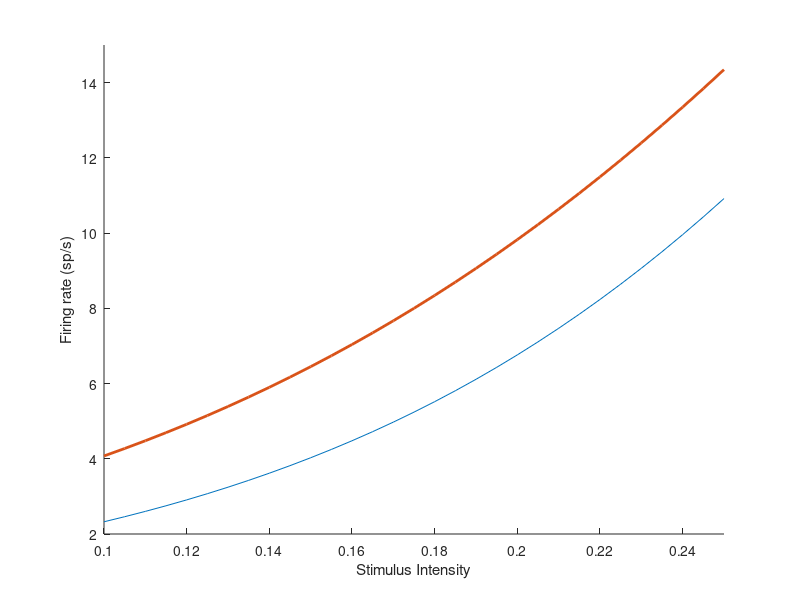
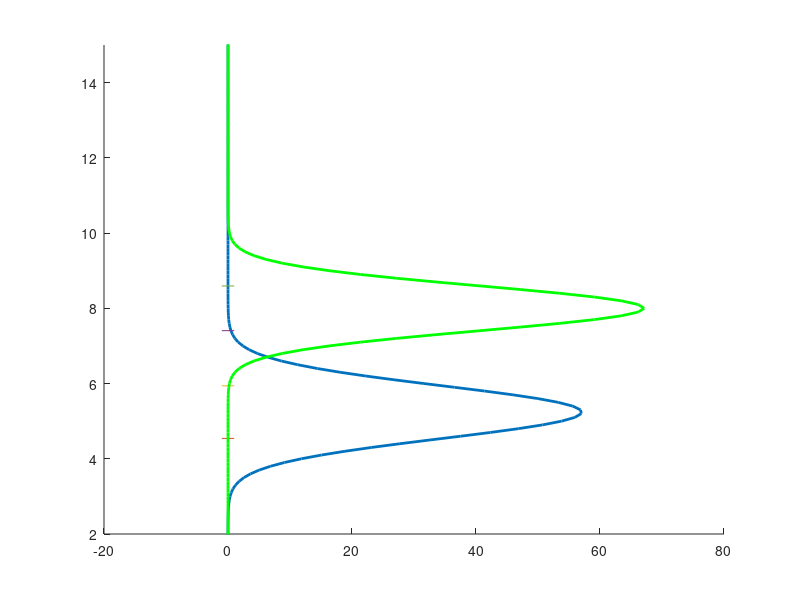
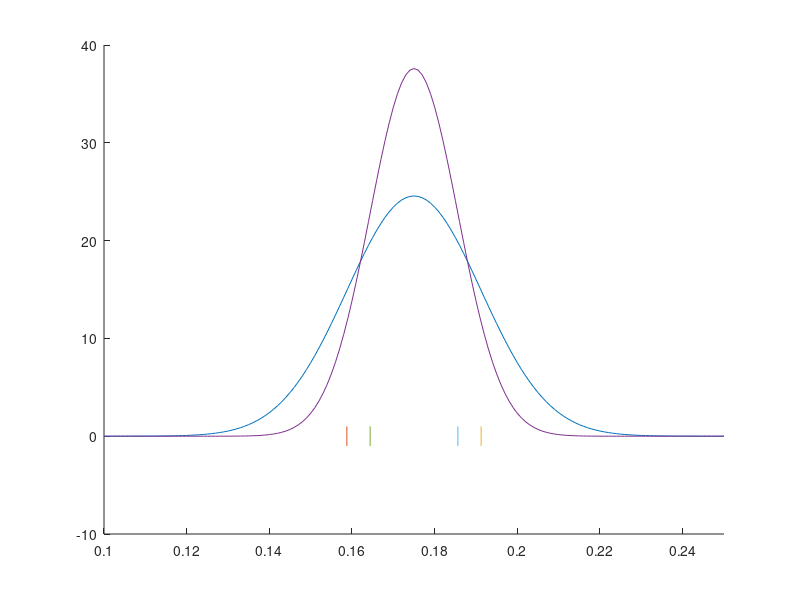

Write the MATLAB code that produced these figures, in order.
clear all
close all

sigE=0.3;
sigI=0.35;
kE=1;
kI=0.2;
c=0.99;
cbar=0.01;
sigEbar=sqrt(cbar)*sigE;
sigIbar=sqrt(cbar)*sigI;
theta0=0.175;

JE=1.5; JI=3;
Vth=1;
Vreset=0;
%rE0=0.01; rE1=0.1;
%rI0=0.01; rI1=0.1;

rE0=0.0524; rE1=0.08;
rI0=0.0573; rI1=0.14;

experf = @(z) exp(z.^2).*erfc(z);
fE = @(x) 1/(sqrt(pi)*integral(experf,(-Vth+x)/sigE,(-Vreset+x)/sigE)); 
fI = @(x) 1/(sqrt(pi)*integral(experf,(-Vth+x)/sigI,(-Vreset+x)/sigI));
opts=optimset('Display','off');

muE0=fsolve(@(muE)fE(muE+kE*theta0+JE*rE0-JI*rI0)-rE0,0,opts);
muE1=fsolve(@(muE)fE(muE+kE*theta0+JE*rE1-JI*rI1)-rE1,0,opts);
dmuE=muE1-muE0;
muI0=fsolve(@(muI)fI(muI+kI*theta0+JE*rE0-JI*rI0)-rI0,0,opts);
muI1=fsolve(@(muI)fI(muI+kI*theta0+JE*rE1-JI*rI1)-rI1,0,opts);
dmuI=muI1-muI0;


thetavec=0.1:0.005:0.25;
rEunvec=zeros(length(thetavec),1);
rEatvec=zeros(length(thetavec),1);
i=0;
for theta=thetavec
    i=i+1;
    rU=fsolve(@(r)[fE(muE0+kE*theta+JE*r(1)-JI*r(2))-r(1);fI(muI0+kI*theta+JE*r(1)-JI*r(2))-r(2)],[0;0],opts);
    rEunvec(i)=rU(1);
    rA=fsolve(@(r)[fE(muE0+dmuE+kE*theta+JE*r(1)-JI*r(2))-r(1);fI(muI0+dmuI+kI*theta+JE*r(1)-JI*r(2))-r(2)],[0;0],opts);
    rEatvec(i)=rA(1);
end

figure; plot(thetavec,rEunvec*100,thetavec,rEatvec*100,'LineWidth',2)
xlim([0.1 0.25])
ylim([2 15])
box off
xlabel('Stimulus Intensity')
ylabel('Firing rate (sp/s)')

theta=theta0;

y=0:0.001:0.2;
rU=[rE0;rI0];
IE0U=muE0+kE*theta+JE*rU(1)-JI*rU(2);
II0U=muI0+kI*theta+JE*rU(1)-JI*rU(2);
rEU=rU(1);
rIU=rU(2);
YU=rEU^2*(sqrt(pi)/sigE)*(exp((-Vth+IE0U)^2/(sigE^2))*erfc((-Vth+IE0U)/sigE)...
   -exp((-Vreset+IE0U)^2/(sigE^2))*erfc((-Vreset+IE0U)/sigE));
ZU=rIU^2*(sqrt(pi)/sigI)*(exp((-Vth+II0U)^2/(sigI^2))*erfc((-Vth+II0U)/sigI)...
   -exp((-Vreset+II0U)^2/(sigI^2))*erfc((-Vreset+II0U)/sigI));

rA=[rE1;rI1];
IE0A=muE0+dmuE+kE*theta+JE*rA(1)-JI*rA(2);
II0A=muI0+dmuI+kI*theta+JE*rA(1)-JI*rA(2);
rEA=rA(1);
rIA=rA(2);
YA=rEA^2*(sqrt(pi)/sigE)*(exp((-Vth+IE0A)^2/(sigE^2))*erfc((-Vth+IE0A)/sigE)...
   -exp((-Vreset+IE0A)^2/(sigE^2))*erfc((-Vreset+IE0A)/sigE));
ZA=rIA^2*(sqrt(pi)/sigI)*(exp((-Vth+II0A)^2/(sigI^2))*erfc((-Vth+II0A)/sigI)...
   -exp((-Vreset+II0A)^2/(sigI^2))*erfc((-Vreset+II0A)/sigI));

%VarEU=(YU^2/(1+JI*ZU-JE*YU)^2)*(JI*ZU*(sigE-sigI)+sigE)^2;
%VarEA=(YA^2/(1+JI*ZA-JE*YA)^2)*(JI*ZA*(sigE-sigI)+sigE)^2;

%VarIU=(ZU^2/(1+JI*ZU-JE*YU)^2)*(JE*YU*(sigE-sigI)+sigI)^2;

tt=0.01;
MU=-[-1+JE*YU -JI*YU YU*sigE*sqrt(1-c)*sqrt(cbar) 0 YU*sigE*sqrt(c)*sqrt(cbar);
    JE*ZU -1-JI*ZU 0 ZU*sigI*sqrt(1-c)*sqrt(cbar) ZU*sigI*sqrt(c)*sqrt(cbar);
    0 0 -1/tt 0 0;
    0 0 0 -1/tt 0;
    0 0 0 0 -1/tt];
MA=-[-1+JE*YA -JI*YA YA*sigE*sqrt(1-c)*sqrt(cbar) 0 YA*sigE*sqrt(c)*sqrt(cbar);
    JE*ZA -1-JI*ZA 0 ZA*sigI*sqrt(1-c)*sqrt(cbar) ZA*sigI*sqrt(c)*sqrt(cbar);
    0 0 -1/tt 0 0;
    0 0 0 -1/tt 0;
    0 0 0 0 -1/tt];
D=[0 0 0;
    0 0 0;
    1/tt 0 0;
    0 1/tt 0;
    0 0 1/tt];
SU=inv(MU)*D*D'*inv(MU');
SA=inv(MA)*D*D'*inv(MA');

VarEU=SU(1,1);
VarEA=SA(1,1);

outputgaussU=normpdf(y,rEU,sqrt(VarEU));
outputgaussA=normpdf(y,rEA,sqrt(VarEA));

x=0.1:0.001:0.25;
inputvarU=JE^2*SU(1,1)-2*JE*JI*SU(1,2)+JI^2*SU(2,2)+2*sigE*sqrt(cbar)...
    *(JE*sqrt(1-c)*SU(1,3)+JE*sqrt(c)*SU(1,5)-JI*sqrt(1-c)*SU(2,3)-JI*sqrt(c)*SU(2,5))...
    +sigE^2*cbar*(1-c)*SU(3,3)+sigE^2*cbar*c*SU(5,5);
inputvarA=JE^2*SA(1,1)-2*JE*JI*SA(1,2)+JI^2*SA(2,2)+2*sigE*sqrt(cbar)...
    *(JE*sqrt(1-c)*SA(1,3)+JE*sqrt(c)*SA(1,5)-JI*sqrt(1-c)*SA(2,3)-JI*sqrt(c)*SA(2,5))...
    +sigE^2*cbar*(1-c)*SA(3,3)+sigE^2*cbar*c*SA(5,5);
inputgaussU=normpdf(x,theta,sqrt(inputvarU));
inputgaussA=normpdf(x,theta,sqrt(inputvarA));

figure; plot(outputgaussU,y*100,'LineWidth',2); hold on
xx=[-1 0 1];
plot(xx,(zeros(3,1)+rEU-sqrt(VarEU))*100,xx,(zeros(3,1)+rEU+sqrt(VarEU))*100);
plot(outputgaussA,y*100,'g','LineWidth',2)
plot(xx,(zeros(3,1)+rEA-sqrt(VarEA))*100,xx,(zeros(3,1)+rEA+sqrt(VarEA))*100)
hold off
ylim([2 15])
box off

figure; plot(x,inputgaussU);
yy=xx;
hold on
plot(zeros(3,1)+theta-sqrt(inputvarU),yy,zeros(3,1)+theta+sqrt(inputvarU),yy)
plot(x,inputgaussA);
plot(zeros(3,1)+theta-sqrt(inputvarA),yy,zeros(3,1)+theta+sqrt(inputvarA),yy)
hold off
xlim([0.1 0.25])
box off